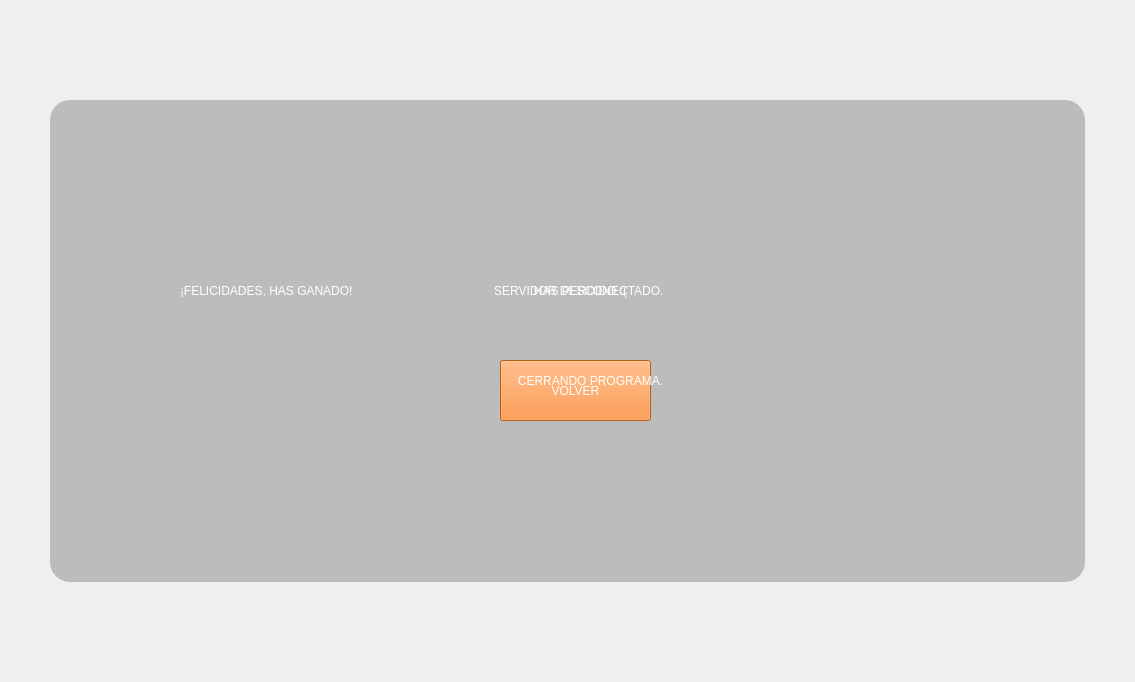
<?xml version="1.0" encoding="UTF-8"?>
<ui version="4.0">
 <class>MainWindow</class>
 <widget class="QMainWindow" name="MainWindow">
  <property name="geometry">
   <rect>
    <x>0</x>
    <y>0</y>
    <width>1135</width>
    <height>682</height>
   </rect>
  </property>
  <property name="minimumSize">
   <size>
    <width>1135</width>
    <height>682</height>
   </size>
  </property>
  <property name="maximumSize">
   <size>
    <width>1135</width>
    <height>682</height>
   </size>
  </property>
  <property name="windowTitle">
   <string>Ventana final</string>
  </property>
  <widget class="QWidget" name="centralwidget">
   <widget class="QLabel" name="fondo">
    <property name="geometry">
     <rect>
      <x>0</x>
      <y>0</y>
      <width>1135</width>
      <height>682</height>
     </rect>
    </property>
    <property name="minimumSize">
     <size>
      <width>1135</width>
      <height>682</height>
     </size>
    </property>
    <property name="maximumSize">
     <size>
      <width>1135</width>
      <height>682</height>
     </size>
    </property>
    <property name="text">
     <string/>
    </property>
    <property name="pixmap">
     <pixmap>../sprites/background/dojo3.png</pixmap>
    </property>
    <property name="scaledContents">
     <bool>true</bool>
    </property>
   </widget>
   <widget class="QLabel" name="trasparente">
    <property name="geometry">
     <rect>
      <x>50</x>
      <y>100</y>
      <width>1035</width>
      <height>482</height>
     </rect>
    </property>
    <property name="styleSheet">
     <string notr="true">background-color: rgba(167, 167, 167, 180);
border-radius: 20px;</string>
    </property>
    <property name="text">
     <string/>
    </property>
   </widget>
   <widget class="QLabel" name="mensaje_ganar">
    <property name="geometry">
     <rect>
      <x>180</x>
      <y>190</y>
      <width>1101</width>
      <height>201</height>
     </rect>
    </property>
    <property name="styleSheet">
     <string notr="true">color: rgb(255, 255, 255);
font: 63 36pt &quot;Segoe UI Variable Display Semib&quot;;
</string>
    </property>
    <property name="text">
     <string>¡FELICIDADES, HAS GANADO!</string>
    </property>
   </widget>
   <widget class="QPushButton" name="boton_volver">
    <property name="geometry">
     <rect>
      <x>500</x>
      <y>360</y>
      <width>151</width>
      <height>61</height>
     </rect>
    </property>
    <property name="styleSheet">
     <string notr="true">font: 75 16pt &quot;Segoe UI Variable Display Semib&quot;;
background-color: rgb(255, 131, 30);
color: rgb(255, 255, 255);</string>
    </property>
    <property name="text">
     <string>VOLVER</string>
    </property>
   </widget>
   <widget class="QLabel" name="mensaje_perder">
    <property name="geometry">
     <rect>
      <x>30</x>
      <y>190</y>
      <width>1101</width>
      <height>201</height>
     </rect>
    </property>
    <property name="styleSheet">
     <string notr="true">color: rgb(255, 255, 255);
font: 63 36pt &quot;Segoe UI Variable Display Semib&quot;;
</string>
    </property>
    <property name="text">
     <string>HAS PERDIDO :(</string>
    </property>
    <property name="alignment">
     <set>Qt::AlignCenter</set>
    </property>
   </widget>
   <widget class="QLabel" name="servidor_desconectado">
    <property name="geometry">
     <rect>
      <x>30</x>
      <y>190</y>
      <width>1101</width>
      <height>201</height>
     </rect>
    </property>
    <property name="styleSheet">
     <string notr="true">color: rgb(255, 255, 255);
font: 63 36pt &quot;Segoe UI Variable Display Semib&quot;;
</string>
    </property>
    <property name="text">
     <string>SERVIDOR DESCONECTADO. </string>
    </property>
    <property name="alignment">
     <set>Qt::AlignCenter</set>
    </property>
   </widget>
   <widget class="QLabel" name="cerrando_programa">
    <property name="geometry">
     <rect>
      <x>40</x>
      <y>280</y>
      <width>1101</width>
      <height>201</height>
     </rect>
    </property>
    <property name="styleSheet">
     <string notr="true">color: rgb(255, 255, 255);
font: 63 36pt &quot;Segoe UI Variable Display Semib&quot;;
</string>
    </property>
    <property name="text">
     <string>CERRANDO PROGRAMA.</string>
    </property>
    <property name="alignment">
     <set>Qt::AlignCenter</set>
    </property>
   </widget>
  </widget>
 </widget>
 <resources/>
 <connections/>
</ui>
